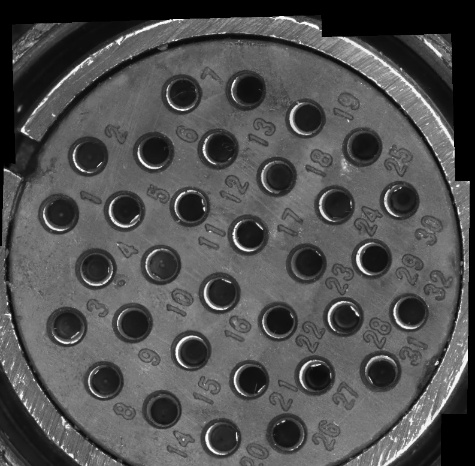
#> input picture opencv-operation/gray2binary/image/connect0517Rs_0008.jpg, 475 x 466 px
$ python crop.py
#> lines starting #> are read from the running program, lines starting #| are printed output that depends on the picture; after the words box and inside, x2 and y2 are one past the last pixel; in counts of white or black regions, pixels touching at a corner belong together
import cv2
import os

locs = [[282,238,323,283,'a'],[262,408,303,453,'b']]

img_path = '../image/connect0517Rs_0008.jpg'

save_path = './IMGCrop/'
if not os.path.exists(save_path):
        os.makedirs(save_path)
else:
    print("文件夹已存在")

img = cv2.imread(img_path)
#> img is the input picture: shape (466, 475, 3); min 0, max 255, mean 80.7

for loc in locs:
    crop = img[loc[1]:loc[3],loc[0]:loc[2]]
    cropGray = cv2.cvtColor(crop,cv2.COLOR_BGR2GRAY)

    # ret, binary = cv2.threshold(cropGray, 0, 255, cv2.THRESH_BINARY | cv2.THRESH_OTSU)
    ret, binary = cv2.threshold(cropGray, 60, 255, cv2.THRESH_BINARY)

    print("threshold value %s" % ret)  # 打印阈值，超过阈值显示为白色，低于该阈值显示为黑色
    cv2.imshow("threshold", binary)  # 显示二值化图像
    cv2.moveWindow("threshold",800,400)
    cv2.waitKey(0)

    cv2.imwrite(save_path+loc[4]+'.jpg',binary)
#> this loop made 2 passes
#> pass 1, `crop = img[loc[1]:loc[3],loc[0]:loc[2]]`:
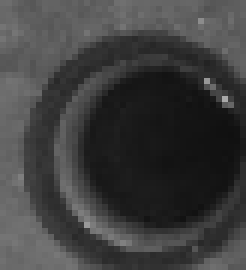
#> crop: shape (45, 41, 3) (shown 6 times larger); min 16, max 169, mean 62.3
#> pass 1, `ret, binary = cv2.threshold(cropGray, 60, 255, cv2.THRESH_BINARY)`:
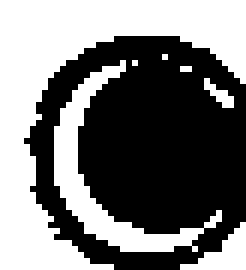
#> binary: shape (45, 41) (shown 6 times larger); 47% white; 7 white regions (4 under 20 px), largest, box (x1, y1, x2, y2) and area: (0, 0, 41, 45) 629, (9, 10, 37, 42) 184, (30, 37, 41, 45) 40
#> pass 2, `crop = img[loc[1]:loc[3],loc[0]:loc[2]]`:
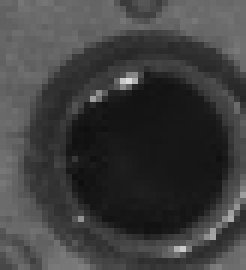
#> crop: shape (45, 41, 3) (shown 6 times larger); min 14, max 220, mean 62.9

$ run again, with opencv-operation/gray2binary/image/1.bmp saved as opencv-operation/gray2binary/image/connect0517Rs_0008.jpg
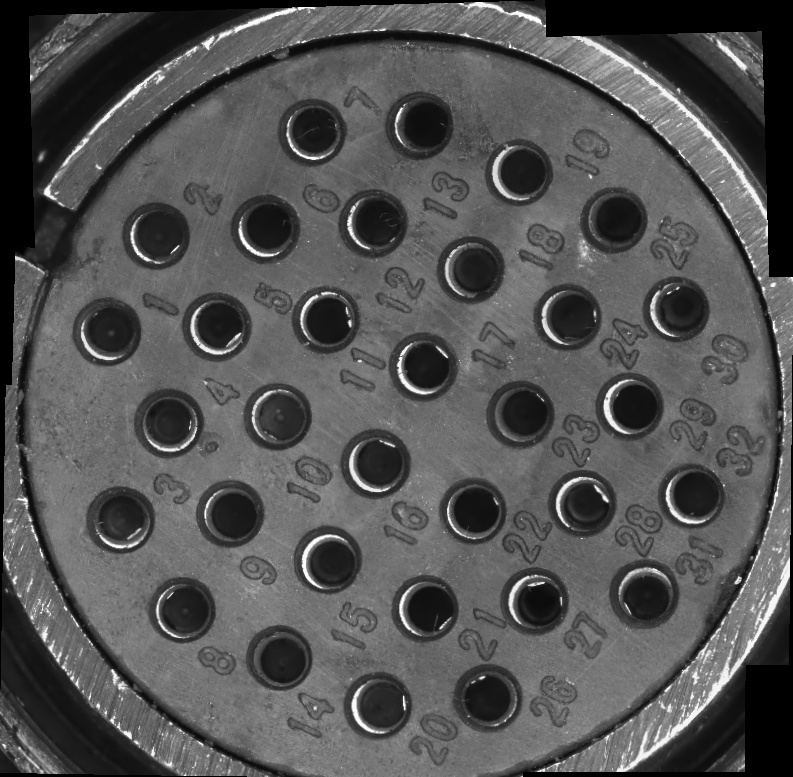
#> input picture opencv-operation/gray2binary/image/1.bmp, 793 x 777 px
#> img is the input picture: shape (777, 793, 3); min 0, max 255, mean 83.5
#> the loop `for loc in locs:` made 2 passes
#> pass 1, `ret, binary = cv2.threshold(cropGray, 60, 255, cv2.THRESH_BINARY)`:
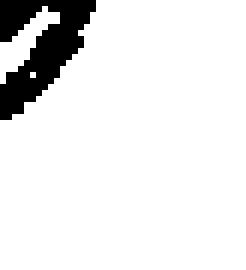
#> binary: shape (45, 41) (shown 6 times larger); 91.1% white; 1 black region, box (x1, y1, x2, y2) and area: (0, 0, 16, 20) 165
#> pass 2, `crop = img[loc[1]:loc[3],loc[0]:loc[2]]`:
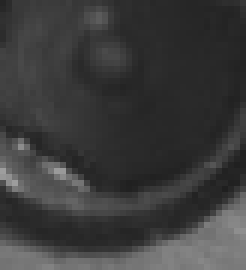
#> crop: shape (45, 41, 3) (shown 6 times larger); min 31, max 158, mean 59.6
